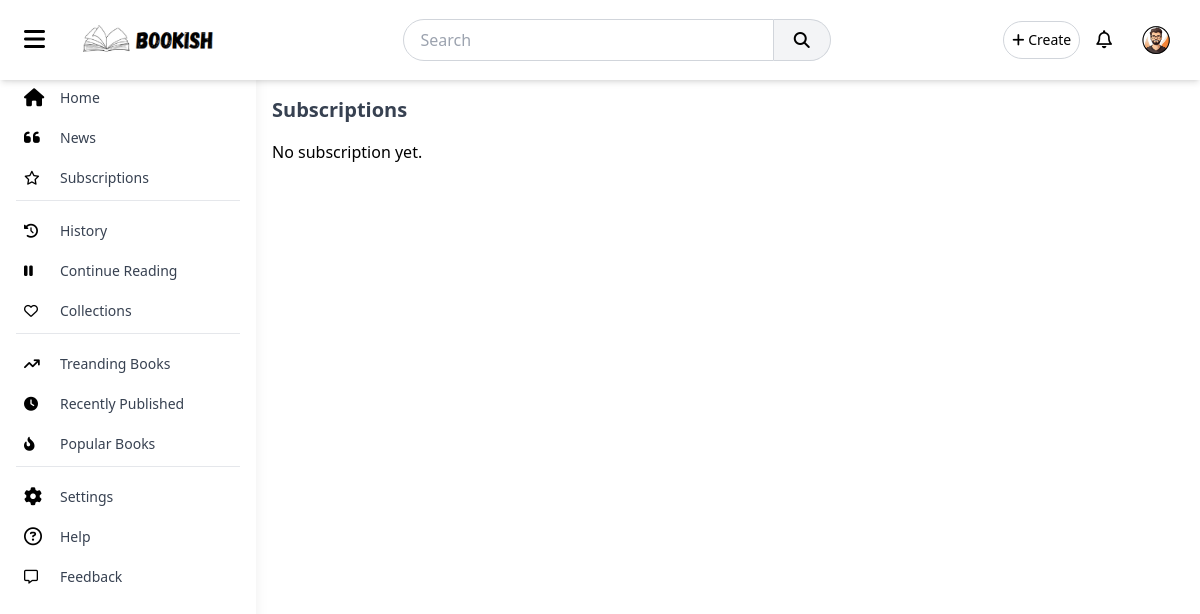
The page /subscriptions (signed in) on the database as committed earlier.
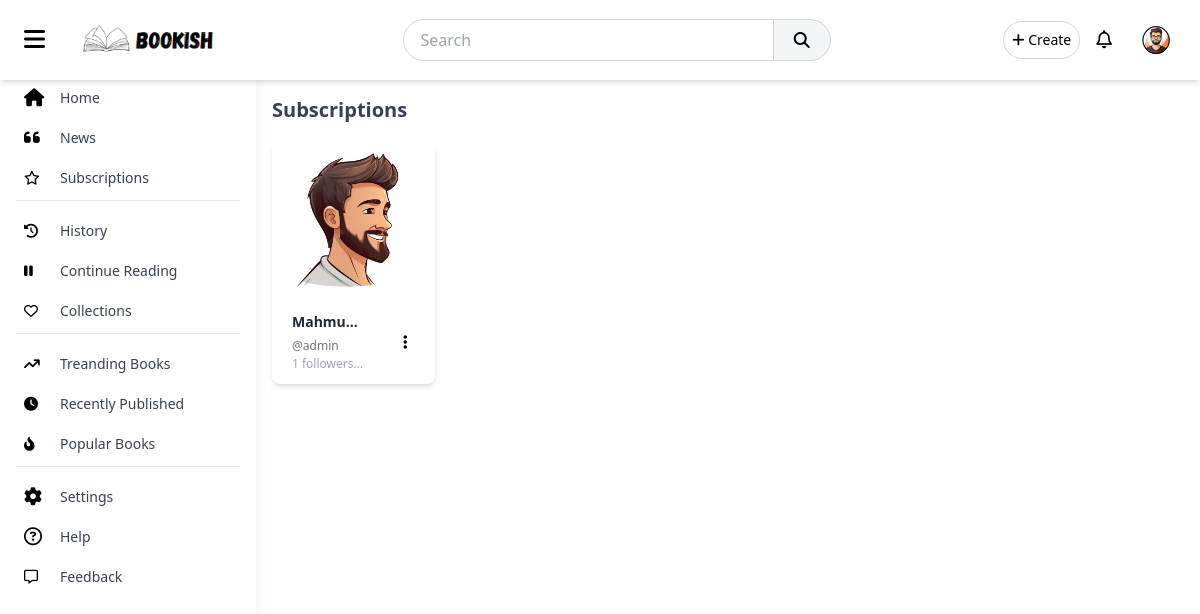
The same page on the database as committed later.
### accounts/models.py (models this page shows, shortened)
class UserFollow(models.Model):
    follower = models.ForeignKey(User, on_delete=models.CASCADE, related_name="following_users")
    following = models.ForeignKey(User, on_delete=models.CASCADE, related_name="followers_users")
    followed_at = models.DateTimeField(auto_now_add=True)
    from_book = models.ForeignKey(Book, on_delete=models.SET_NULL, null=True, blank=True, related_name="followed_from_book")
    class Meta:
        unique_together = ('follower', 'following')  # Prevent duplicate follows

class UserProfile(models.Model):
    user = models.OneToOneField(User, on_delete=models.CASCADE)
    full_name = models.CharField(max_length=100, blank=True, null=True)
    bio = models.TextField(blank=True, null=True)
    profile_picture = models.ImageField(upload_to='profile_pics/', default='profile_pics/default.png')
    created_at = models.DateTimeField(auto_now_add=True)
    updated_at = models.DateTimeField(auto_now=True)

### main/views.py (the view)
# urls.py: path('subscriptions', views.subscriptions, name="subscriptions"),
def subscriptions(request):
    return render(request, 'main/subscriptions.html')

### main/context_processors.py (called while the page is built)
def notifications(request):
    if request.user.is_authenticated:
        return {'notifications': Notification.objects.filter(user=request.user).order_by('-created_at')[:5]}
    else:
        return Notification.objects.none()

### templates/main/subscriptions.html (shortened to what this page needs)
{% extends 'base.html' %}
{% load static %}
{% block content %}
<h2 class="text-xl font-bold text-gray-700 mb-4">
    Subscriptions
</h2>
<div class="grid grid-cols-1 sm:grid-cols-2 md:grid-cols-3 lg:grid-cols-5 gap-6">
    {% if user.following_users.all %}
    {% for entry in user.following_users.all %}
    <div class="bg-white shadow-md rounded-lg overflow-hidden cursor-pointer"
        onclick="location.href=`{% url 'main:profile' entry.following.username %}`">
            <img alt="Book Thumbnail" class="m-auto sm:h-40 sm:w-40"
                src="{{ entry.following.userprofile.profile_picture.url }}" />
        <div class="p-1 my-2">
            <div class="flex gap-2 justify-between mx-4 items-center">
                <div class="max-w-[60%]">
                    <h3 class="text-sm  font-bold truncate text-gray-800">
                        {{entry.following.userprofile.full_name}}
                    </h3>
                    <a href="" class="text-xs text-gray-500 hover:text-blue-400">
                        @{{entry.following.username}}
                    </a>
                    <p class="text-xs text-gray-400 truncate">
                        1 followers, 2 books published
                    </p>
                </div>
                <div>
                    <button class="p-2" onclick="event.stopPropagation()">
                        <i class="fa fa-ellipsis-vertical">
                        </i>
                    </button>
                </div>
            </div>
        </div>
    </div>
    {% endfor %}
    {% else %}
    No subscription yet.
    {% endif %}
</div>
{% endblock %}

Rows that differ between the two databases and show on the page:
added UserFollow: following.userprofile.profile_picture (picture), following.userprofile.full_name "Mahmu…", following.username "admin"
Other text that changed with them:
text no longer shown: "No subscription yet."
